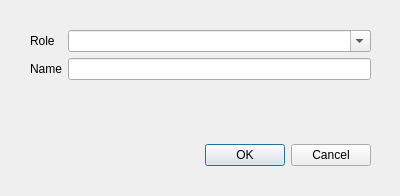
<?xml version="1.0" encoding="UTF-8"?>
<ui version="4.0">
 <class>dialogCreditEditor</class>
 <widget class="QDialog" name="dialogCreditEditor">
  <property name="geometry">
   <rect>
    <x>0</x>
    <y>0</y>
    <width>400</width>
    <height>196</height>
   </rect>
  </property>
  <property name="windowTitle">
   <string>Modify Credit</string>
  </property>
  <property name="sizeGripEnabled">
   <bool>false</bool>
  </property>
  <widget class="QDialogButtonBox" name="buttonBox">
   <property name="geometry">
    <rect>
     <x>180</x>
     <y>140</y>
     <width>191</width>
     <height>30</height>
    </rect>
   </property>
   <property name="orientation">
    <enum>Qt::Horizontal</enum>
   </property>
   <property name="standardButtons">
    <set>QDialogButtonBox::Cancel|QDialogButtonBox::Ok</set>
   </property>
  </widget>
  <widget class="QWidget" name="formLayoutWidget">
   <property name="geometry">
    <rect>
     <x>30</x>
     <y>30</y>
     <width>341</width>
     <height>91</height>
    </rect>
   </property>
   <layout class="QFormLayout" name="formLayout">
    <item row="1" column="0">
     <widget class="QLabel" name="label">
      <property name="text">
       <string>Role</string>
      </property>
     </widget>
    </item>
    <item row="1" column="1">
     <widget class="QComboBox" name="cbRole">
      <property name="editable">
       <bool>true</bool>
      </property>
     </widget>
    </item>
    <item row="2" column="1">
     <widget class="QLineEdit" name="leName"/>
    </item>
    <item row="2" column="0">
     <widget class="QLabel" name="label_2">
      <property name="text">
       <string>Name</string>
      </property>
     </widget>
    </item>
   </layout>
  </widget>
 </widget>
 <resources/>
 <connections>
  <connection>
   <sender>buttonBox</sender>
   <signal>accepted()</signal>
   <receiver>dialogCreditEditor</receiver>
   <slot>accept()</slot>
   <hints>
    <hint type="sourcelabel">
     <x>248</x>
     <y>254</y>
    </hint>
    <hint type="destinationlabel">
     <x>157</x>
     <y>274</y>
    </hint>
   </hints>
  </connection>
  <connection>
   <sender>buttonBox</sender>
   <signal>rejected()</signal>
   <receiver>dialogCreditEditor</receiver>
   <slot>reject()</slot>
   <hints>
    <hint type="sourcelabel">
     <x>316</x>
     <y>260</y>
    </hint>
    <hint type="destinationlabel">
     <x>286</x>
     <y>274</y>
    </hint>
   </hints>
  </connection>
 </connections>
</ui>
